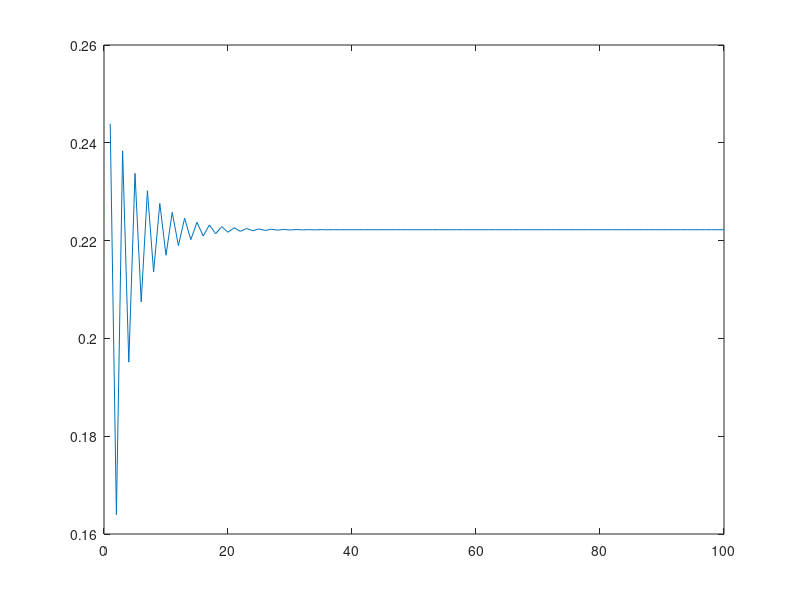

Here is the MATLAB script that generated this plot:
y = [];
for n = 1:100
A = diag(4.1*ones(1,n)) + diag(2*ones(1,n-1),1) + diag(2*ones(1,n-1),-1);
b = ones(n,1);
x = A\b;
y(end+1) = norm(x, inf);
end
x = linspace(1,100);
plot(x,y)
